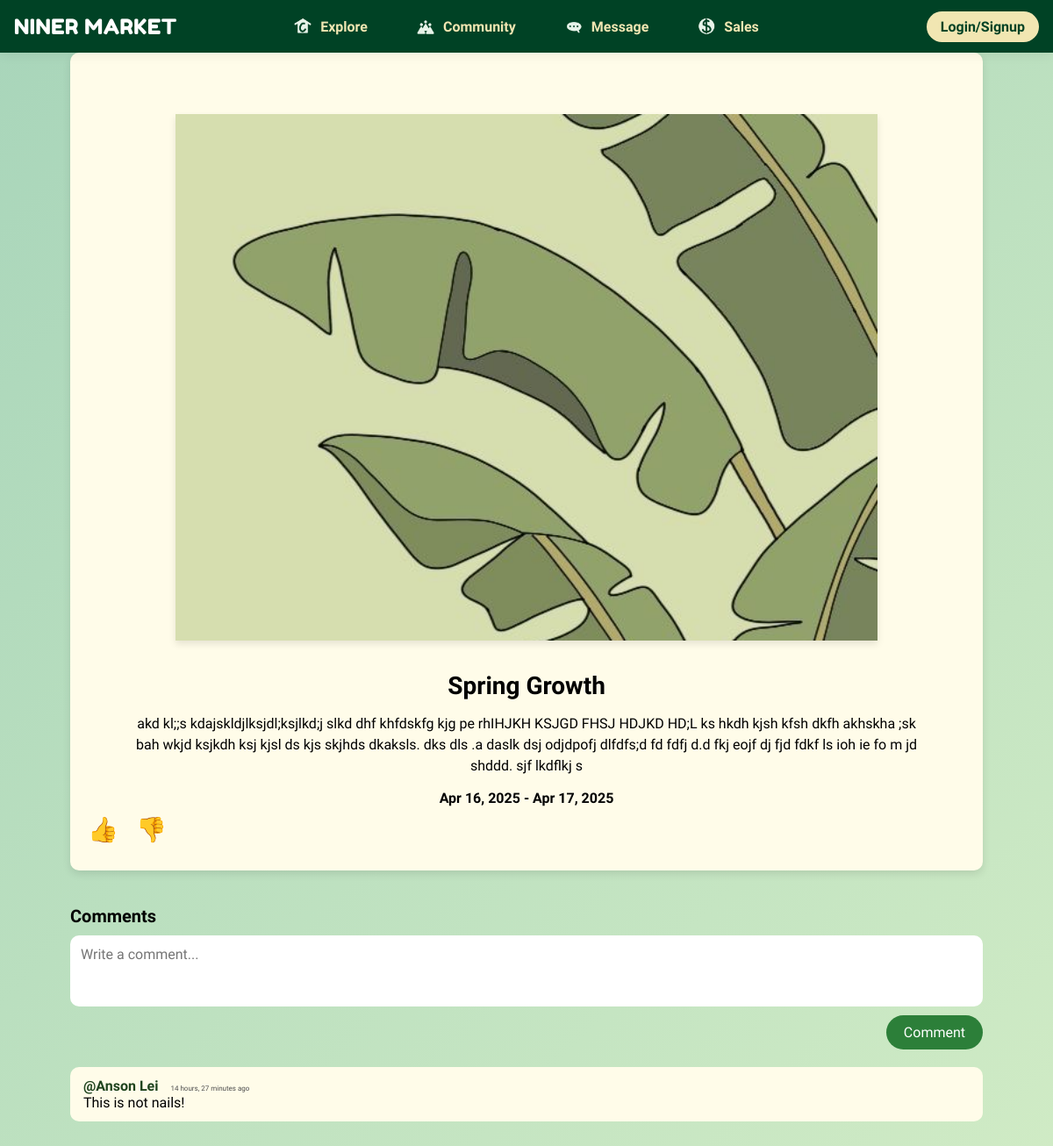
The page /community/1/ on the database as committed earlier.
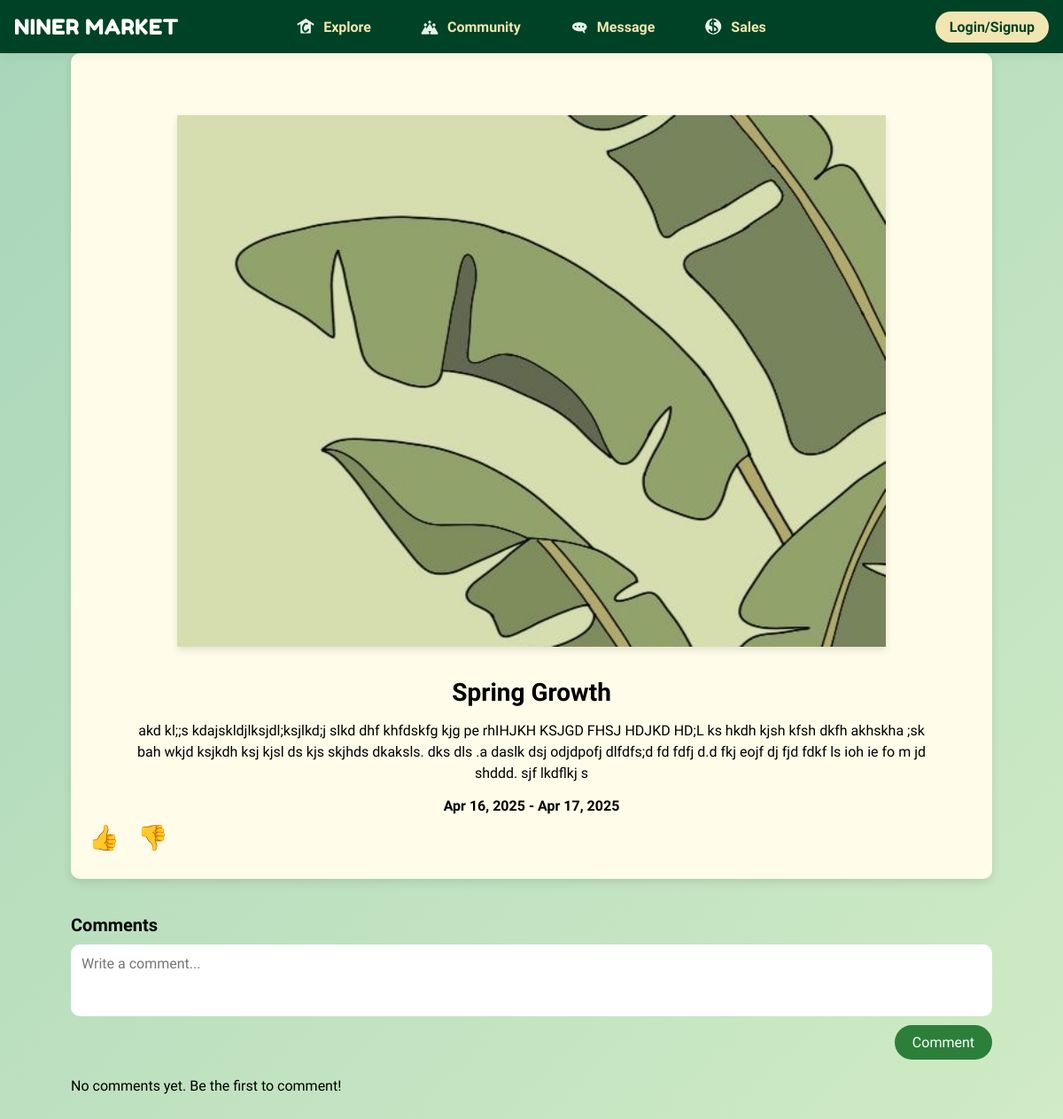
The same page on the database as committed later.
### base/models.py (models this page shows, shortened)
class Comment(models.Model):
    post = models.ForeignKey(Post, on_delete=models.CASCADE)
    user = models.ForeignKey('base.User', on_delete=models.CASCADE)
    body = models.TextField()
    created_at = models.DateTimeField(auto_now_add=True)

class User(AbstractBaseUser, PermissionsMixin):
    email = models.EmailField(unique=True)
    first_name = models.CharField(max_length=30)
    last_name = models.CharField(max_length=30)
    profile_pic = models.ImageField(
        upload_to='static/images/profile_pics',
        null=True,
        blank=True,
        default='profile_pics/uncc-logo.png'
    )
    is_active = models.BooleanField(default=True)
    is_staff = models.BooleanField(default=False)
    objects = CustomUserManager()
    USERNAME_FIELD = 'email'
    REQUIRED_FIELDS = ['first_name', 'last_name']

### base/views.py (the view, shortened to what this page needs)
# urls.py: path('community/<int:post_id>/', views.community_detail, name='community-detail'),
def community_detail(request, post_id):
    post = get_object_or_404(Post, id=post_id)
    comments = Comment.objects.filter(post=post).order_by('created_at')
    context = {
        'post': post,
        'comments': comments
    }
    return render(request, 'base/community_detail.html', context)

### base/templates/base/community_detail.html (shortened to what this page needs)
{% include 'navbar.html' %}
{% load static %}
{% block content %}
<link rel="stylesheet" href="{% static 'css/community_detail.css' %}">
<div class="detail-container">
  <div class="post-detail-card">
    <div class="image-section">
      {% if post.image %}
        <img src="{{ post.image.url }}" alt="{{ post.title }}">
      {% else %}
        <img src="{% static 'images/default-post.png' %}" alt="No image">
      {% endif %}
    </div>
    <div class="info-section">
      <h2>{{ post.title }}</h2>
      <p class="description">{{ post.description }}</p>
      <p class="date-range">
        {{ post.start_date|date:"M d, Y" }} - {{ post.end_date|date:"M d, Y" }}
      </p>
      <div class="reaction-buttons">
        <button class="like-btn">👍</button>
        <button class="dislike-btn">👎</button>
      </div>
    </div>
  </div>
  <div class="comments-section">
    <h3>Comments</h3>
    <form method="POST" class="comment-form">
      <textarea name="body" rows="3" placeholder="Write a comment..." required></textarea>
      <button type="submit">Comment</button>
    </form>
    <div class="comment-list">
      {% for comment in comments %}
        <div class="comment">
          <strong>@{{ comment.user.first_name }} {{ comment.user.last_name }}</strong>
          <span class="timestamp">{{ comment.created_at|timesince }} ago</span>
          <p>{{ comment.body }}</p>
        </div>
      {% empty %}
        <p>No comments yet. Be the first to comment!</p>
      {% endfor %}
    </div>
</div>
</div>
{% endblock %}

Rows that differ between the two databases and show on the page:
removed Comment: user.first_name "Anson", user.last_name "Lei", created_at "14 hours, 27 minutes", body "This is not nails!"
Other text that changed with them:
text now shown: "No comments yet. Be the first to comment!"
